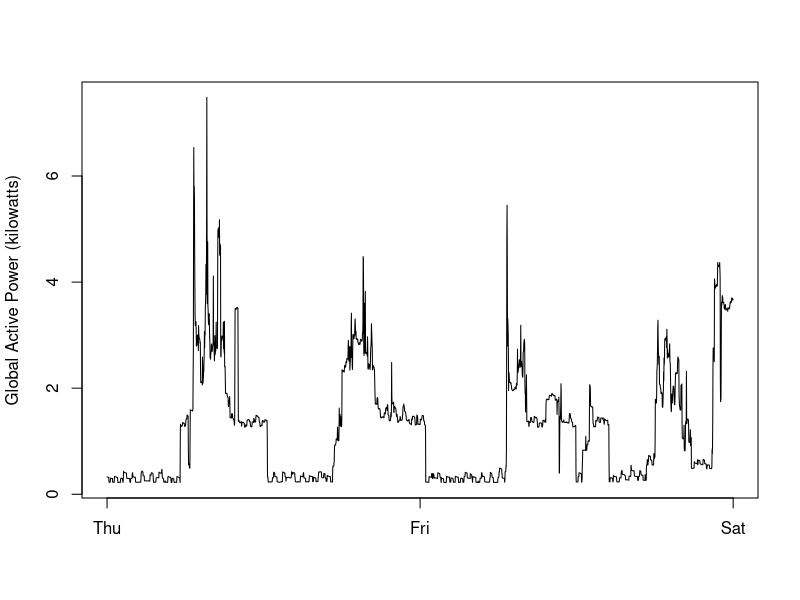

Here is the R script that generated this plot:
plotTwo <- function(showUnit) {
  
  # Read the data
  df <- read.table("power.txt", header = FALSE, sep = ";") 
  names(df) <- c("Date", "Time", "Global_active_power", "Global_reactive_power", "Voltage", "Global_intensity", "Sub_metering_1", "Sub_metering_2", "Sub_metering_3")
  
  if(showUnit == TRUE)
  {
    yAxis <- "Global Active Power (kilowatts)"
  }
  else
  {
    yAxis <- "Global Active Power"
  }
  
  # Graph the data
  p <- plot(df$Global_active_power, type="l", ylab=yAxis, xlab="", xaxt="n")
  
  # Build an index array with the final endpoint
  atArray <- lapply(unique(df$Date), function(x) which(df$Date==x)[1])
  atArray <- append(atArray, length(df$Global_active_power)+1) 
  
  # Build a label array with the final endpoint
  labelArray <- weekdays(as.Date(unique(df$Date), "%d/%m/%Y"), abbreviate = TRUE) 
  labelArray <- append(labelArray, weekdays((max(as.Date(unique(df$Date), "%d/%m/%Y")) + 1), abbreviate = TRUE)) 
  
  # Tailor the x axis.  
  axis(1, p, labels=labelArray, at=atArray)
}


dev.new(width=480, height=480)

plotTwo(TRUE)

dev.copy(png,'plot2.png')
dev.off() 